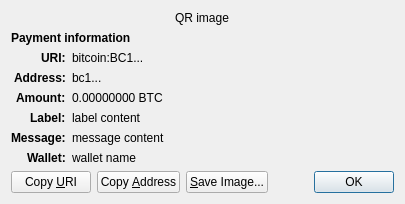
<?xml version="1.0" encoding="UTF-8"?>
<ui version="4.0">
 <class>ReceiveRequestDialog</class>
 <widget class="QDialog" name="ReceiveRequestDialog">
  <property name="geometry">
   <rect>
    <x>0</x>
    <y>0</y>
    <width>413</width>
    <height>229</height>
   </rect>
  </property>
  <property name="windowTitle">
   <string>Request payment to ...</string>
  </property>
  <layout class="QGridLayout" name="gridLayout" columnstretch="0,1">
   <property name="sizeConstraint">
    <enum>QLayout::SetFixedSize</enum>
   </property>
   <item row="0" column="0" colspan="2" alignment="Qt::AlignHCenter">
    <widget class="QRImageWidget" name="qr_code">
     <property name="text">
      <string notr="true">QR image</string>
     </property>
     <property name="textInteractionFlags">
      <set>Qt::NoTextInteraction</set>
     </property>
    </widget>
   </item>
   <item row="1" column="0" colspan="2">
    <widget class="QLabel" name="payment_header">
     <property name="font">
      <font>
       <weight>75</weight>
       <bold>true</bold>
      </font>
     </property>
     <property name="text">
      <string>Payment information</string>
     </property>
     <property name="textInteractionFlags">
      <set>Qt::NoTextInteraction</set>
     </property>
    </widget>
   </item>
   <item row="2" column="0" alignment="Qt::AlignRight|Qt::AlignTop">
    <widget class="QLabel" name="uri_tag">
     <property name="font">
      <font>
       <weight>75</weight>
       <bold>true</bold>
      </font>
     </property>
     <property name="text">
      <string notr="true">URI:</string>
     </property>
     <property name="textFormat">
      <enum>Qt::PlainText</enum>
     </property>
     <property name="textInteractionFlags">
      <set>Qt::NoTextInteraction</set>
     </property>
    </widget>
   </item>
   <item row="2" column="1" alignment="Qt::AlignTop">
    <widget class="QLabel" name="uri_content">
     <property name="text">
      <string notr="true">bitcoin:BC1...</string>
     </property>
     <property name="textFormat">
      <enum>Qt::RichText</enum>
     </property>
     <property name="wordWrap">
      <bool>true</bool>
     </property>
     <property name="textInteractionFlags">
      <set>Qt::LinksAccessibleByMouse</set>
     </property>
    </widget>
   </item>
   <item row="3" column="0" alignment="Qt::AlignRight|Qt::AlignTop">
    <widget class="QLabel" name="address_tag">
     <property name="font">
      <font>
       <weight>75</weight>
       <bold>true</bold>
      </font>
     </property>
     <property name="text">
      <string>Address:</string>
     </property>
     <property name="textInteractionFlags">
      <set>Qt::NoTextInteraction</set>
     </property>
    </widget>
   </item>
   <item row="3" column="1" alignment="Qt::AlignTop">
    <widget class="QLabel" name="address_content">
     <property name="text">
      <string notr="true">bc1...</string>
     </property>
     <property name="textFormat">
      <enum>Qt::PlainText</enum>
     </property>
     <property name="textInteractionFlags">
      <set>Qt::TextSelectableByMouse</set>
     </property>
    </widget>
   </item>
   <item row="4" column="0" alignment="Qt::AlignRight|Qt::AlignTop">
    <widget class="QLabel" name="amount_tag">
     <property name="font">
      <font>
       <weight>75</weight>
       <bold>true</bold>
      </font>
     </property>
     <property name="text">
      <string>Amount:</string>
     </property>
     <property name="textInteractionFlags">
      <set>Qt::NoTextInteraction</set>
     </property>
    </widget>
   </item>
   <item row="4" column="1" alignment="Qt::AlignTop">
    <widget class="QLabel" name="amount_content">
     <property name="text">
      <string notr="true">0.00000000 BTC</string>
     </property>
     <property name="textFormat">
      <enum>Qt::PlainText</enum>
     </property>
     <property name="textInteractionFlags">
      <set>Qt::TextSelectableByMouse</set>
     </property>
    </widget>
   </item>
   <item row="5" column="0" alignment="Qt::AlignRight|Qt::AlignTop">
    <widget class="QLabel" name="label_tag">
     <property name="font">
      <font>
       <weight>75</weight>
       <bold>true</bold>
      </font>
     </property>
     <property name="text">
      <string>Label:</string>
     </property>
     <property name="textInteractionFlags">
      <set>Qt::NoTextInteraction</set>
     </property>
    </widget>
   </item>
   <item row="5" column="1" alignment="Qt::AlignTop">
    <widget class="QLabel" name="label_content">
     <property name="text">
      <string notr="true">label content</string>
     </property>
     <property name="textFormat">
      <enum>Qt::PlainText</enum>
     </property>
     <property name="wordWrap">
      <bool>true</bool>
     </property>
     <property name="textInteractionFlags">
      <set>Qt::TextSelectableByMouse</set>
     </property>
    </widget>
   </item>
   <item row="6" column="0" alignment="Qt::AlignRight|Qt::AlignTop">
    <widget class="QLabel" name="message_tag">
     <property name="font">
      <font>
       <weight>75</weight>
       <bold>true</bold>
      </font>
     </property>
     <property name="text">
      <string>Message:</string>
     </property>
     <property name="textInteractionFlags">
      <set>Qt::NoTextInteraction</set>
     </property>
    </widget>
   </item>
   <item row="6" column="1" alignment="Qt::AlignTop">
    <widget class="QLabel" name="message_content">
     <property name="text">
      <string notr="true">message content</string>
     </property>
     <property name="textFormat">
      <enum>Qt::PlainText</enum>
     </property>
     <property name="wordWrap">
      <bool>true</bool>
     </property>
     <property name="textInteractionFlags">
      <set>Qt::TextSelectableByMouse</set>
     </property>
    </widget>
   </item>
   <item row="7" column="0" alignment="Qt::AlignRight|Qt::AlignTop">
    <widget class="QLabel" name="wallet_tag">
     <property name="font">
      <font>
       <weight>75</weight>
       <bold>true</bold>
      </font>
     </property>
     <property name="text">
      <string>Wallet:</string>
     </property>
     <property name="textInteractionFlags">
      <set>Qt::NoTextInteraction</set>
     </property>
    </widget>
   </item>
   <item row="7" column="1" alignment="Qt::AlignTop">
    <widget class="QLabel" name="wallet_content">
     <property name="text">
      <string notr="true">wallet name</string>
     </property>
     <property name="textFormat">
      <enum>Qt::PlainText</enum>
     </property>
     <property name="wordWrap">
      <bool>true</bool>
     </property>
     <property name="textInteractionFlags">
      <set>Qt::TextSelectableByMouse</set>
     </property>
    </widget>
   </item>
   <item row="8" column="0" colspan="2">
    <layout class="QHBoxLayout" name="horizontalLayout">
     <item>
      <widget class="QPushButton" name="btnCopyURI">
       <property name="text">
        <string>Copy &amp;URI</string>
       </property>
       <property name="autoDefault">
        <bool>false</bool>
       </property>
      </widget>
     </item>
     <item>
      <widget class="QPushButton" name="btnCopyAddress">
       <property name="text">
        <string>Copy &amp;Address</string>
       </property>
       <property name="autoDefault">
        <bool>false</bool>
       </property>
      </widget>
     </item>
     <item>
      <widget class="QPushButton" name="btnSaveAs">
       <property name="text">
        <string>&amp;Save Image...</string>
       </property>
       <property name="autoDefault">
        <bool>false</bool>
       </property>
      </widget>
     </item>
     <item>
      <spacer name="horizontalSpacer_2">
       <property name="orientation">
        <enum>Qt::Horizontal</enum>
       </property>
       <property name="sizeHint" stdset="0">
        <size>
         <width>40</width>
         <height>20</height>
        </size>
       </property>
      </spacer>
     </item>
     <item>
      <widget class="QDialogButtonBox" name="buttonBox">
       <property name="standardButtons">
        <set>QDialogButtonBox::Ok</set>
       </property>
      </widget>
     </item>
    </layout>
   </item>
  </layout>
 </widget>
 <customwidgets>
  <customwidget>
   <class>QRImageWidget</class>
   <extends>QLabel</extends>
   <header>qt/qrimagewidget.h</header>
  </customwidget>
 </customwidgets>
 <resources/>
 <connections>
  <connection>
   <sender>buttonBox</sender>
   <signal>accepted()</signal>
   <receiver>ReceiveRequestDialog</receiver>
   <slot>accept()</slot>
   <hints>
    <hint type="sourcelabel">
     <x>135</x>
     <y>230</y>
    </hint>
    <hint type="destinationlabel">
     <x>135</x>
     <y>126</y>
    </hint>
   </hints>
  </connection>
 </connections>
</ui>
